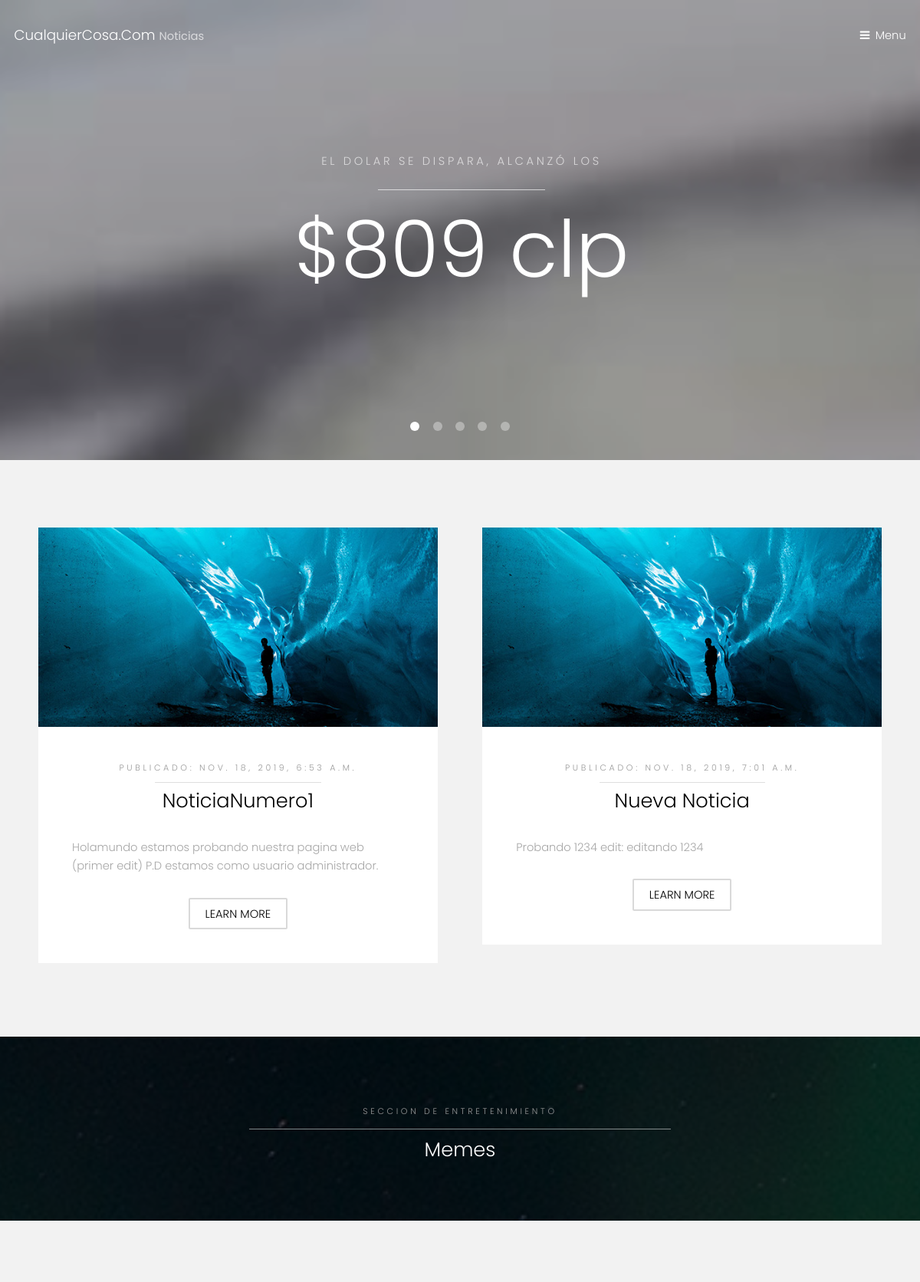
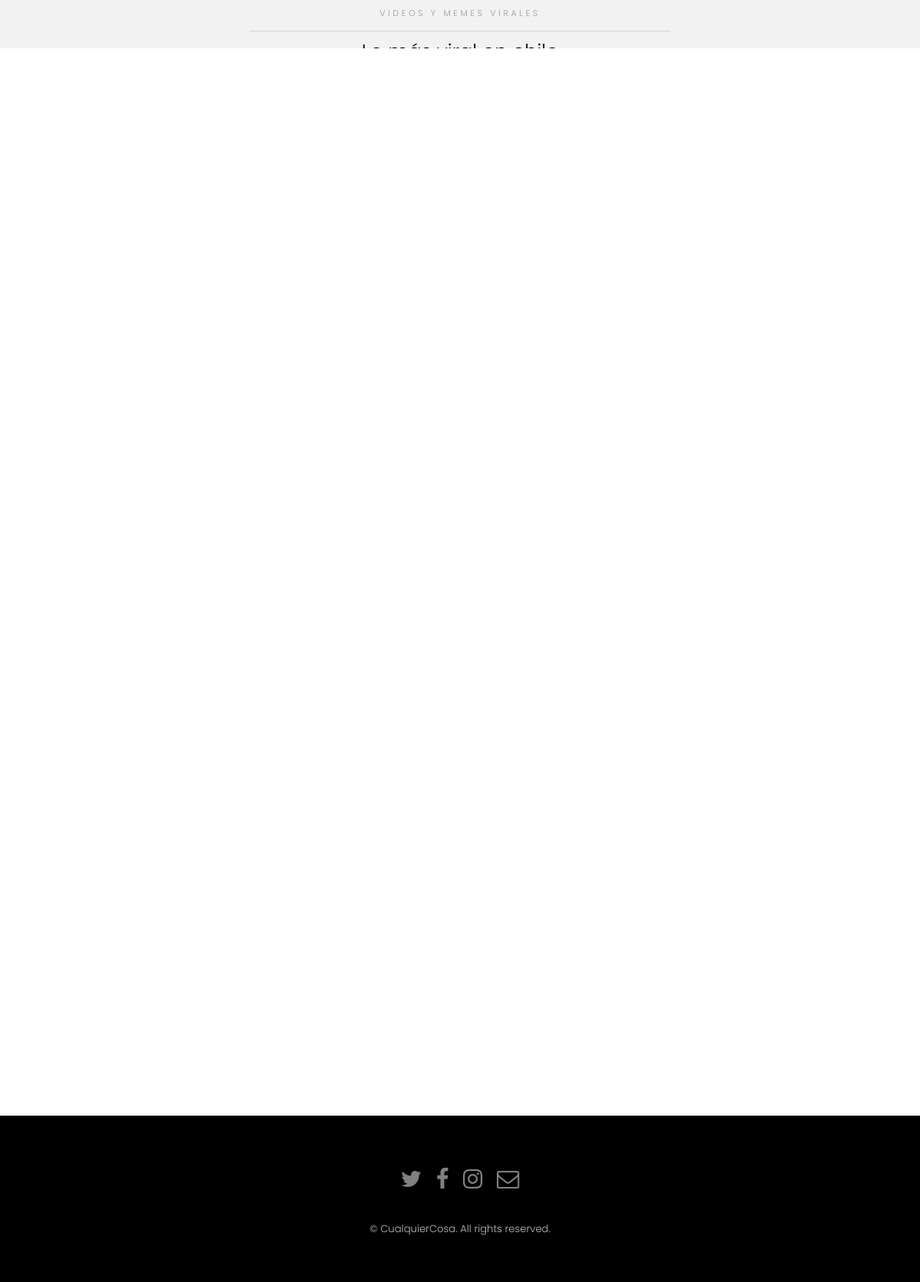
The page / on the database its author committed (2 pictures, top to bottom).
### Home/models.py (models this page shows, shortened)
class Coment(models.Model):
    author= models.ForeignKey('auth.User', on_delete=models.CASCADE)
    coment = models.CharField(max_length=50)
    descri = models.TextField()
    published_date = models.DateTimeField(blank=True, null=True)
    class Meta:
        permissions = (
            ('Usuario',_('Es profesor')),
            ('adm',_('Es adm')),
        )

### Home/views.py (the view)
def news_list(request):
    user = request.user
    if user.has_perm('Home.adm'):
        coments = Coment.objects.filter(published_date__lte=timezone.now()).order_by('published_date')
        return render(request, 'Home/home.html',{'coments' : coments})
    else:
        coments = Coment.objects.filter(published_date__lte=timezone.now()).order_by('published_date')
        return render(request, 'Home/index.html',{'coments' : coments})

### Home/Templates/Home/index.html (shortened to what this page needs)
<!DOCTYPE HTML>
{% load static %}
<html>
	<head>
		<link rel="stylesheet" href="{% static 'assets/css/principal.css' %}" />
	</head>
	<body>
			<header id="header" class="alt">
				<div class="logo"><a href="{% url 'coment_list' %}">CualquierCosa.Com <span>Noticias</span></a></div>
				<a href="#menu">Menu</a>
			</header>
			<section class="banner full">
					<article>
						<div class="inner">
							<header>
								<p>El dolar se dispara, alcanzó los </p>
								<h2>$809 clp</h2>
							</header>
						</div>
					</article>
				</section>
			<section id="one" class="wrapper style2">
				<div class="inner">
					<div class="grid-style">
						{% for coments in coments %}
						<div>
							<div class="box">
								<div class="image fit">
										<img src="{% static 'images/pic02.jpg'%}" alt="" />
								</div>
								<div class="content">
									<header class="align-center">
											<p>
												publicado: {{coments.published_date}}
											</p>
											<h2>
												{{coments.coment}}
											</h2>
									</header>
										<p>{{coments.descri}}</p>
									<footer class="align-center">
										<a href="{% url 'detail' pk=coments.pk %}" class="button alt">Learn More</a>
									</footer>
								</div>
							</div>
						</div>
						{% endfor %}
					</div>
				</div>
			</section>
			<section id="two" class="wrapper style3">
				<div class="inner">
					<header class="align-center">
						<p>Seccion de entretenimiento</p>
						<h2>Memes</h2>
					</header>
				</div>
			</section>
			<section id="three" class="wrapper style2">
				<div class="inner">
					<header class="align-center">
						<p class="special">Videos y memes virales</p>
						<h2>Lo más viral en chile</h2>
					</header>
					<div class="gallery">
							<div>
									<div class="image fit">
										<a href="#"><img src="{% static 'images/meme1.jpg'%}" alt="" /></a>
									</div>
								</div>
								<div>
									<div class="image fit">
										<a href="#"><img src="{% static 'images/meme2.jpg'%}" alt="" /></a>
									</div>
								</div>
								<div>
									<div class="image fit">
										<a href="#"><img src="{% static 'images/meme3.jpg'%}" alt="" /></a>
									</div>
								</div>
								<div>
									<div class="image fit">
										<a href="#"><img src="{% static 'images/meme4.jpg'%}" alt="" /></a>
									</div>
								</div>
					</div>
				</div>
			</section>
			<footer id="footer">
				<div class="container">
					<ul class="icons">
						<li><a href="#" class="icon fa-twitter"><span class="label">Twitter</span></a></li>
						<li><a href="#" class="icon fa-facebook"><span class="label">Facebook</span></a></li>
						<li><a href="#" class="icon fa-instagram"><span class="label">Instagram</span></a></li>
						<li><a href="#" class="icon fa-envelope-o"><span class="label">Email</span></a></li>
					</ul>
				</div>
				<div class="copyright">
					&copy; CualquierCosa. All rights reserved.
				</div>
			</footer>
	</body>
</html>

### rows shown on the page
Coment: published_date "NOV. 18, 2019, 6:53 A.M.", coment "NoticiaNumero1", descri "Holamundo estamos probando nuestra pagina web (primer edit) P.D estamos como usuario administrador."
Coment: published_date "NOV. 18, 2019, 7:01 A.M.", coment "Nueva Noticia", descri "Probando 1234 edit: editando 1234"
